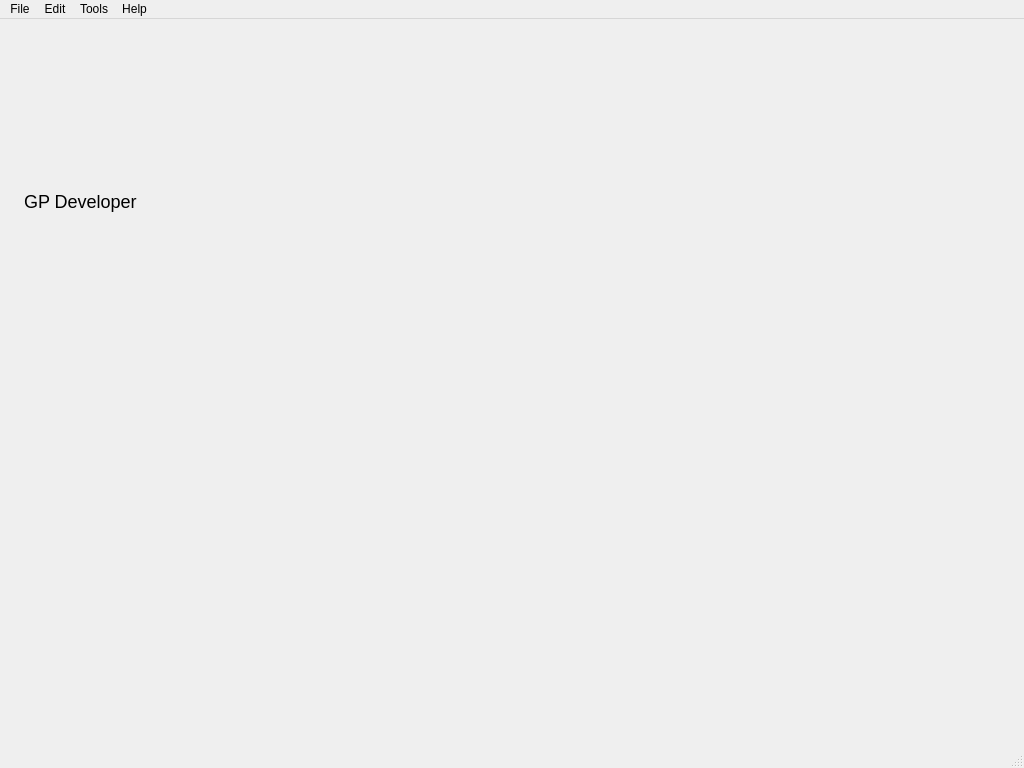
<?xml version="1.0" encoding="UTF-8"?>
<ui version="4.0">
 <class>MainWindow</class>
 <widget class="QMainWindow" name="MainWindow">
  <property name="geometry">
   <rect>
    <x>0</x>
    <y>0</y>
    <width>1024</width>
    <height>768</height>
   </rect>
  </property>
  <property name="windowTitle">
   <string>GP Developer</string>
  </property>
  <property name="windowIcon">
   <iconset resource="icons.qrc">
    <normaloff>:/icons/application-icon.png</normaloff>:/icons/application-icon.png</iconset>
  </property>
  <widget class="QWidget" name="centralWidget">
   <layout class="QVBoxLayout" name="verticalLayout_2">
    <property name="spacing">
     <number>0</number>
    </property>
    <property name="leftMargin">
     <number>0</number>
    </property>
    <property name="topMargin">
     <number>0</number>
    </property>
    <property name="rightMargin">
     <number>0</number>
    </property>
    <property name="bottomMargin">
     <number>0</number>
    </property>
    <item>
     <widget class="QWidget" name="titleWidget" native="true">
      <layout class="QHBoxLayout" name="horizontalLayout_3">
       <item>
        <widget class="QLabel" name="label">
         <property name="text">
          <string/>
         </property>
         <property name="pixmap">
          <pixmap resource="icons.qrc">:/icons/application-icon.png</pixmap>
         </property>
        </widget>
       </item>
       <item>
        <widget class="QLabel" name="title">
         <property name="styleSheet">
          <string notr="true">QLabel { font-size: 18px; }</string>
         </property>
         <property name="text">
          <string>GP Developer</string>
         </property>
        </widget>
       </item>
       <item>
        <spacer name="horizontalSpacer">
         <property name="orientation">
          <enum>Qt::Horizontal</enum>
         </property>
         <property name="sizeHint" stdset="0">
          <size>
           <width>294</width>
           <height>20</height>
          </size>
         </property>
        </spacer>
       </item>
       <item>
        <widget class="Developer::QuickRunWidget" name="quickRunWidget" native="true">
         <layout class="QFormLayout" name="formLayout">
          <property name="fieldGrowthPolicy">
           <enum>QFormLayout::FieldsStayAtSizeHint</enum>
          </property>
         </layout>
        </widget>
       </item>
      </layout>
     </widget>
    </item>
    <item>
     <widget class="Developer::PrettyTabWidget" name="tabWidget" native="true"/>
    </item>
   </layout>
  </widget>
  <widget class="QMenuBar" name="menuBar">
   <property name="geometry">
    <rect>
     <x>0</x>
     <y>0</y>
     <width>1024</width>
     <height>22</height>
    </rect>
   </property>
   <widget class="QMenu" name="menuFile">
    <property name="title">
     <string>File</string>
    </property>
    <widget class="QMenu" name="menuNew">
     <property name="toolTip">
      <string>Create a new project or file</string>
     </property>
     <property name="title">
      <string>New...</string>
     </property>
     <property name="icon">
      <iconset resource="icons.qrc">
       <normaloff>:/icons/small_page_add.png</normaloff>:/icons/small_page_add.png</iconset>
     </property>
     <addaction name="actionNewProject"/>
     <addaction name="actionNewProgram"/>
     <addaction name="actionNewRule"/>
     <addaction name="actionNewGraph"/>
    </widget>
    <widget class="QMenu" name="menuOpen">
     <property name="title">
      <string>Open/Import...</string>
     </property>
     <property name="icon">
      <iconset resource="icons.qrc">
       <normaloff>:/icons/small_open_folder.png</normaloff>:/icons/small_open_folder.png</iconset>
     </property>
     <addaction name="actionOpenProject"/>
     <addaction name="actionOpenGraph"/>
    </widget>
    <widget class="QMenu" name="menuRecentProjects">
     <property name="enabled">
      <bool>false</bool>
     </property>
     <property name="title">
      <string>Recent Projects</string>
     </property>
     <property name="icon">
      <iconset theme="document-open-recent">
       <normaloff/>
      </iconset>
     </property>
    </widget>
    <addaction name="menuNew"/>
    <addaction name="menuOpen"/>
    <addaction name="menuRecentProjects"/>
    <addaction name="separator"/>
    <addaction name="actionCloseProject"/>
    <addaction name="separator"/>
    <addaction name="actionSaveCurrentFile"/>
    <addaction name="actionSaveCurrentFileAs"/>
    <addaction name="actionSaveAll"/>
    <addaction name="separator"/>
    <addaction name="actionExit"/>
   </widget>
   <widget class="QMenu" name="menuEdit">
    <property name="title">
     <string>Edit</string>
    </property>
    <widget class="QMenu" name="menuFindReplace">
     <property name="enabled">
      <bool>false</bool>
     </property>
     <property name="title">
      <string>Find/Replace</string>
     </property>
     <property name="icon">
      <iconset resource="icons.qrc">
       <normaloff>:/icons/small_find.png</normaloff>:/icons/small_find.png</iconset>
     </property>
     <addaction name="actionReplaceInCurrentFile"/>
     <addaction name="actionReplaceInAllFiles"/>
    </widget>
    <addaction name="actionUndo"/>
    <addaction name="actionRedo"/>
    <addaction name="separator"/>
    <addaction name="actionCut"/>
    <addaction name="actionCopy"/>
    <addaction name="actionPaste"/>
    <addaction name="separator"/>
    <addaction name="actionSelectAll"/>
    <addaction name="separator"/>
    <addaction name="menuFindReplace"/>
   </widget>
   <widget class="QMenu" name="menuTools">
    <property name="title">
     <string>Tools</string>
    </property>
    <widget class="QMenu" name="menuLayout">
     <property name="enabled">
      <bool>false</bool>
     </property>
     <property name="title">
      <string>Layout</string>
     </property>
     <addaction name="actionLayoutFDP"/>
     <addaction name="actionLayoutCircle"/>
    </widget>
    <addaction name="menuLayout"/>
    <addaction name="separator"/>
    <addaction name="actionOptions"/>
   </widget>
   <widget class="QMenu" name="menuHelp">
    <property name="title">
     <string>Help</string>
    </property>
    <addaction name="actionApplicationHelp"/>
    <addaction name="separator"/>
    <addaction name="actionAboutApplication"/>
   </widget>
   <addaction name="menuFile"/>
   <addaction name="menuEdit"/>
   <addaction name="menuTools"/>
   <addaction name="menuHelp"/>
  </widget>
  <widget class="QStatusBar" name="statusBar"/>
  <action name="actionApplicationHelp">
   <property name="icon">
    <iconset resource="icons.qrc">
     <normaloff>:/icons/small_bookmark.png</normaloff>:/icons/small_bookmark.png</iconset>
   </property>
   <property name="text">
    <string>Application Help</string>
   </property>
   <property name="shortcut">
    <string>F1</string>
   </property>
  </action>
  <action name="actionAboutApplication">
   <property name="icon">
    <iconset resource="icons.qrc">
     <normaloff>:/icons/application-icon.png</normaloff>:/icons/application-icon.png</iconset>
   </property>
   <property name="text">
    <string>About GP Developer</string>
   </property>
  </action>
  <action name="actionNewProject">
   <property name="icon">
    <iconset resource="icons.qrc">
     <normaloff>:/icons/small_folder.png</normaloff>:/icons/small_folder.png</iconset>
   </property>
   <property name="text">
    <string>GP Project</string>
   </property>
   <property name="toolTip">
    <string>Create a new GP Project</string>
   </property>
   <property name="statusTip">
    <string>Create a new GP Project</string>
   </property>
  </action>
  <action name="actionNewProgram">
   <property name="enabled">
    <bool>false</bool>
   </property>
   <property name="icon">
    <iconset resource="icons.qrc">
     <normaloff>:/icons/small_page.png</normaloff>:/icons/small_page.png</iconset>
   </property>
   <property name="text">
    <string>Program</string>
   </property>
  </action>
  <action name="actionNewRule">
   <property name="enabled">
    <bool>false</bool>
   </property>
   <property name="icon">
    <iconset resource="icons.qrc">
     <normaloff>:/icons/small_brick.png</normaloff>:/icons/small_brick.png</iconset>
   </property>
   <property name="text">
    <string>Rule</string>
   </property>
  </action>
  <action name="actionNewGraph">
   <property name="enabled">
    <bool>false</bool>
   </property>
   <property name="icon">
    <iconset resource="icons.qrc">
     <normaloff>:/icons/application-icon.png</normaloff>:/icons/application-icon.png</iconset>
   </property>
   <property name="text">
    <string>Graph</string>
   </property>
  </action>
  <action name="actionOpenProject">
   <property name="icon">
    <iconset resource="icons.qrc">
     <normaloff>:/icons/small_folder.png</normaloff>:/icons/small_folder.png</iconset>
   </property>
   <property name="text">
    <string>GP Project</string>
   </property>
  </action>
  <action name="actionOpenGraph">
   <property name="enabled">
    <bool>false</bool>
   </property>
   <property name="icon">
    <iconset resource="icons.qrc">
     <normaloff>:/icons/application-icon.png</normaloff>:/icons/application-icon.png</iconset>
   </property>
   <property name="text">
    <string>Graph</string>
   </property>
  </action>
  <action name="actionCloseProject">
   <property name="enabled">
    <bool>false</bool>
   </property>
   <property name="text">
    <string>Close Project</string>
   </property>
  </action>
  <action name="actionSaveCurrentFile">
   <property name="enabled">
    <bool>false</bool>
   </property>
   <property name="icon">
    <iconset resource="icons.qrc">
     <normaloff>:/icons/small_page_save.png</normaloff>:/icons/small_page_save.png</iconset>
   </property>
   <property name="text">
    <string>Save &quot;program.gpp&quot;</string>
   </property>
   <property name="shortcut">
    <string>Ctrl+S</string>
   </property>
  </action>
  <action name="actionSaveCurrentFileAs">
   <property name="enabled">
    <bool>false</bool>
   </property>
   <property name="icon">
    <iconset resource="icons.qrc">
     <normaloff>:/icons/small_save_as.png</normaloff>:/icons/small_save_as.png</iconset>
   </property>
   <property name="text">
    <string>Save &quot;program.gpp&quot; As...</string>
   </property>
  </action>
  <action name="actionSaveAll">
   <property name="enabled">
    <bool>false</bool>
   </property>
   <property name="icon">
    <iconset resource="icons.qrc">
     <normaloff>:/icons/small_page_save.png</normaloff>:/icons/small_page_save.png</iconset>
   </property>
   <property name="text">
    <string>Save All</string>
   </property>
   <property name="shortcut">
    <string>Ctrl+Shift+S</string>
   </property>
  </action>
  <action name="actionExit">
   <property name="icon">
    <iconset resource="icons.qrc">
     <normaloff>:/icons/small_cancel.png</normaloff>:/icons/small_cancel.png</iconset>
   </property>
   <property name="text">
    <string>Exit</string>
   </property>
   <property name="shortcut">
    <string>Ctrl+Q</string>
   </property>
  </action>
  <action name="actionUndo">
   <property name="enabled">
    <bool>false</bool>
   </property>
   <property name="icon">
    <iconset resource="icons.qrc">
     <normaloff>:/icons/small_arrow_undo.png</normaloff>:/icons/small_arrow_undo.png</iconset>
   </property>
   <property name="text">
    <string>Undo</string>
   </property>
   <property name="shortcut">
    <string>Ctrl+Z</string>
   </property>
  </action>
  <action name="actionRedo">
   <property name="enabled">
    <bool>false</bool>
   </property>
   <property name="icon">
    <iconset resource="icons.qrc">
     <normaloff>:/icons/small_arrow_redo.png</normaloff>:/icons/small_arrow_redo.png</iconset>
   </property>
   <property name="text">
    <string>Redo</string>
   </property>
   <property name="shortcut">
    <string>Ctrl+Y</string>
   </property>
  </action>
  <action name="actionCut">
   <property name="enabled">
    <bool>false</bool>
   </property>
   <property name="icon">
    <iconset resource="icons.qrc">
     <normaloff>:/icons/small_cut.png</normaloff>:/icons/small_cut.png</iconset>
   </property>
   <property name="text">
    <string>Cut</string>
   </property>
   <property name="shortcut">
    <string>Ctrl+X</string>
   </property>
  </action>
  <action name="actionCopy">
   <property name="enabled">
    <bool>false</bool>
   </property>
   <property name="icon">
    <iconset resource="icons.qrc">
     <normaloff>:/icons/small_page_copy.png</normaloff>:/icons/small_page_copy.png</iconset>
   </property>
   <property name="text">
    <string>Copy</string>
   </property>
   <property name="shortcut">
    <string>Ctrl+C</string>
   </property>
  </action>
  <action name="actionPaste">
   <property name="enabled">
    <bool>false</bool>
   </property>
   <property name="icon">
    <iconset resource="icons.qrc">
     <normaloff>:/icons/small_paste.png</normaloff>:/icons/small_paste.png</iconset>
   </property>
   <property name="text">
    <string>Paste</string>
   </property>
   <property name="shortcut">
    <string>Ctrl+V</string>
   </property>
  </action>
  <action name="actionSelectAll">
   <property name="enabled">
    <bool>false</bool>
   </property>
   <property name="icon">
    <iconset resource="icons.qrc">
     <normaloff>:/icons/small_page_white_text.png</normaloff>:/icons/small_page_white_text.png</iconset>
   </property>
   <property name="text">
    <string>Select All</string>
   </property>
   <property name="shortcut">
    <string>Ctrl+A</string>
   </property>
  </action>
  <action name="actionReplaceInCurrentFile">
   <property name="text">
    <string>Current File</string>
   </property>
   <property name="shortcut">
    <string>Ctrl+R</string>
   </property>
  </action>
  <action name="actionReplaceInAllFiles">
   <property name="text">
    <string>All Files</string>
   </property>
   <property name="shortcut">
    <string>Ctrl+Shift+R</string>
   </property>
  </action>
  <action name="actionLayoutFDP">
   <property name="enabled">
    <bool>true</bool>
   </property>
   <property name="text">
    <string>FDP</string>
   </property>
  </action>
  <action name="actionLayoutCircle">
   <property name="enabled">
    <bool>true</bool>
   </property>
   <property name="text">
    <string>Circle</string>
   </property>
  </action>
  <action name="actionOptions">
   <property name="icon">
    <iconset resource="icons.qrc">
     <normaloff>:/icons/small_wrench.png</normaloff>:/icons/small_wrench.png</iconset>
   </property>
   <property name="text">
    <string>Options</string>
   </property>
   <property name="shortcut">
    <string>Ctrl+O</string>
   </property>
  </action>
 </widget>
 <layoutdefault spacing="6" margin="11"/>
 <customwidgets>
  <customwidget>
   <class>Developer::PrettyTabWidget</class>
   <extends>QWidget</extends>
   <header>prettytabwidget.hpp</header>
   <container>1</container>
  </customwidget>
  <customwidget>
   <class>Developer::QuickRunWidget</class>
   <extends>QWidget</extends>
   <header>quickrunwidget.hpp</header>
   <container>1</container>
  </customwidget>
 </customwidgets>
 <resources>
  <include location="icons.qrc"/>
 </resources>
 <connections>
  <connection>
   <sender>actionExit</sender>
   <signal>triggered()</signal>
   <receiver>MainWindow</receiver>
   <slot>close()</slot>
   <hints>
    <hint type="sourcelabel">
     <x>-1</x>
     <y>-1</y>
    </hint>
    <hint type="destinationlabel">
     <x>399</x>
     <y>299</y>
    </hint>
   </hints>
  </connection>
  <connection>
   <sender>actionApplicationHelp</sender>
   <signal>triggered()</signal>
   <receiver>MainWindow</receiver>
   <slot>showApplicationHelp()</slot>
   <hints>
    <hint type="sourcelabel">
     <x>-1</x>
     <y>-1</y>
    </hint>
    <hint type="destinationlabel">
     <x>511</x>
     <y>383</y>
    </hint>
   </hints>
  </connection>
  <connection>
   <sender>actionNewProject</sender>
   <signal>triggered()</signal>
   <receiver>MainWindow</receiver>
   <slot>newProject()</slot>
   <hints>
    <hint type="sourcelabel">
     <x>-1</x>
     <y>-1</y>
    </hint>
    <hint type="destinationlabel">
     <x>511</x>
     <y>383</y>
    </hint>
   </hints>
  </connection>
  <connection>
   <sender>actionAboutApplication</sender>
   <signal>triggered()</signal>
   <receiver>MainWindow</receiver>
   <slot>showApplicationAbout()</slot>
   <hints>
    <hint type="sourcelabel">
     <x>-1</x>
     <y>-1</y>
    </hint>
    <hint type="destinationlabel">
     <x>511</x>
     <y>383</y>
    </hint>
   </hints>
  </connection>
  <connection>
   <sender>actionOptions</sender>
   <signal>triggered()</signal>
   <receiver>MainWindow</receiver>
   <slot>showPreferences()</slot>
   <hints>
    <hint type="sourcelabel">
     <x>-1</x>
     <y>-1</y>
    </hint>
    <hint type="destinationlabel">
     <x>511</x>
     <y>383</y>
    </hint>
   </hints>
  </connection>
 </connections>
 <slots>
  <slot>showApplicationHelp()</slot>
  <slot>newProject()</slot>
  <slot>showPreferences()</slot>
  <slot>showApplicationAbout()</slot>
 </slots>
</ui>
